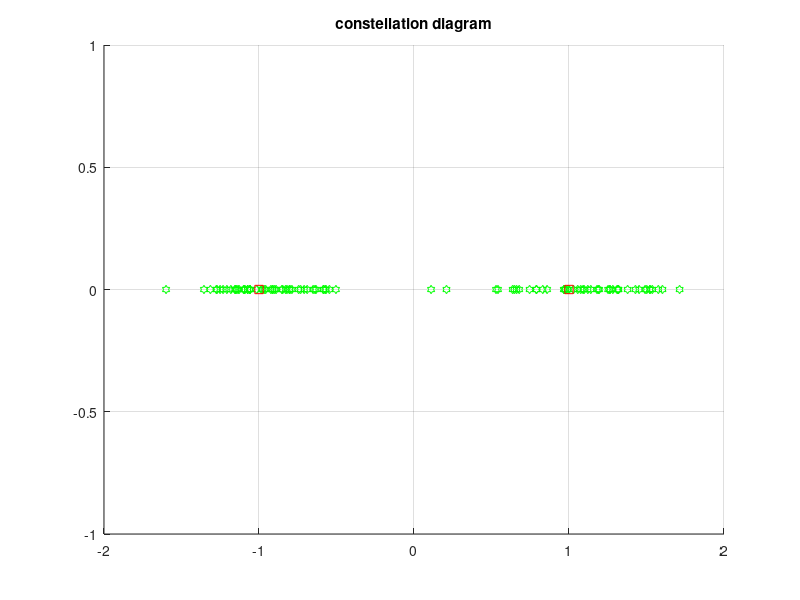
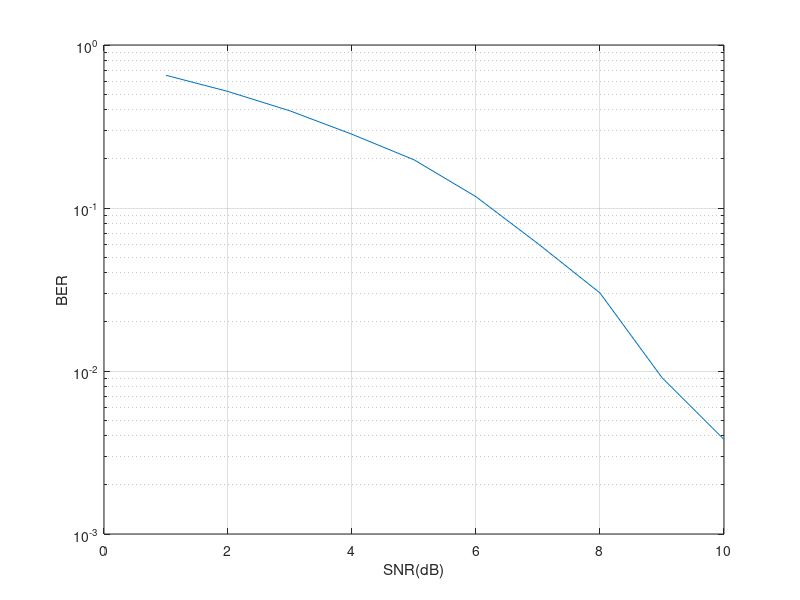

Write MATLAB code to recreate these figures, in order.
clc
clear all
N=50000;
r=randint(1,N,2);

for i=1:N
    if r(i)==0
    t(i)=-1+0*j;
    else
        t(i)=1+0*j;
    end

end


for snr=1:10
         a=awgn(t,snr);
    if snr==10
     
     
     for i=1:100
         hold on
         figure(1)
         grid on
     plot(real(a(i)),imag(a(i)),'gh')
     
     end
     
         figure(1)
     hold on
     grid on
     plot(real(1),imag(1),'rs')
     plot(real(-1),imag(-1),'rs')
     title('constellation diagram')
     hold off
     end

     for i=1:N
        if a(i)>0
            b(i)=1;
        else
            b(i)=0;
        end
     end
ber=0;
     for k=1:N
         if b(k)~=r(k)
             ber=ber+1;
         end
     end
   B(snr)=ber/10000;

  
end

figure(2)
  semilogy(1:10,B);
  xlabel('SNR(dB)');
  ylabel('BER');
  grid on;
  
